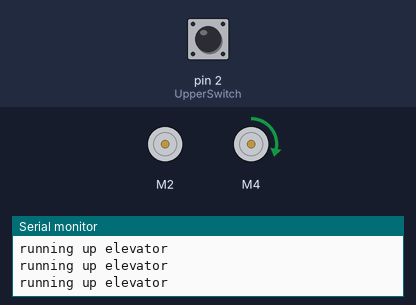
Simulated run of this sketch. Board: Arduino Uno, built with avr-gcc and run on an emulated ATmega328P. Shown: 2 × DC motor (green arrow = forward, orange = backward, longer = faster), the last lines printed to the serial monitor. The inputs (shaded band) are chosen by the test bench; at power-on: pin 2 (UpperSwitch) HIGH.

Above: at 1.2 s.
1.3 s: pin 2 (UpperSwitch) pulled HIGH for 0.15 s
At 2.5 s:
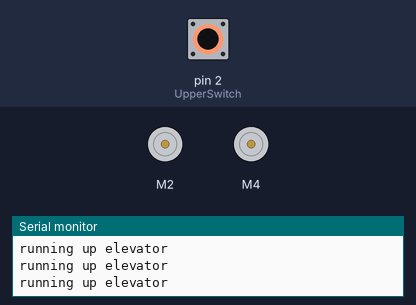
2.9 s: pin 2 (UpperSwitch) pulled LOW for 1 s
5.4 s: pin 2 (UpperSwitch) driven LOW
6.9 s: pin 2 (UpperSwitch) driven HIGH
At 18.2 s:
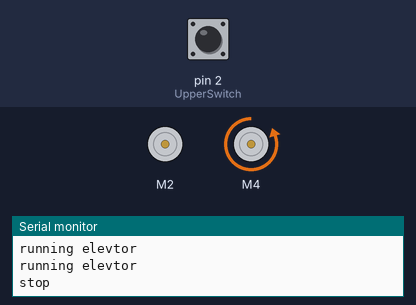
Timing chart, 0 to 46.9 s (numbered marks = the images above; inputs shaded):
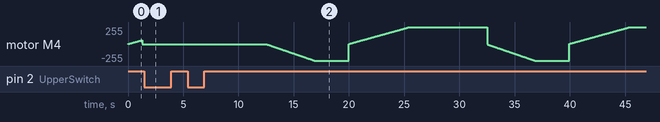

The sketch:

MotorTest.ino
```cpp
#include <AFMotor.h>
#include <Wire.h>

AF_DCMotor motor_drill(1);
AF_DCMotor motor_elevator(4);
AF_DCMotor motor_bin(3);
AF_DCMotor motor(2);
static byte IncomingData[64];
static byte OutgoingData[64];


int BinByte;              // New Command for Bin Change after Data Parsing
int PrevBin;              // PrevBin Command for Bin Change algorithm
int SolenoidByte;         // Servo Position for Sample Liquid
int DrillByte;            // New Drill Operation Command byte
int ElevatorByte;         // New Elevator Operation Command byte

int UpLimitSwitch = 0;    // Upper Limit Switch for Elevator
int DownLimitSwitch = 1;  // Lower Limit Switch for Elevator


/*
  The following preprocessor definitions are values that
  are used to reset the Sample Return Module into its home
  state when the unit is powered up or has a unexpected power
  loss.

  The drill will be turned off, the elevator will be stowed
  in the up position, the bin will be returned to the 1st
  position, and the servo will be in its closed state.

  Preprocessors are used due to memory constraints with the
  AT2560 processsor.
*/
#define home_bin 0
#define home_elevator 1
#define home_drill 0
#define home_solenoid 0
int forward;
int backward;
int z;
#define SDA A4
#define SCL A5

#define UpperSwitch 2
#define LowerSwitch 3
#define ChannelA_Bin 4
#define ChannelB_Bin 7

int p = 1;
int o = 0;
volatile boolean interrupt_on = false;

void Stop() {

  if (interrupt_on == true) //turn interrupt off
  {
    digitalWrite(LowerSwitch, LOW);
    interrupt_on = false;
  }

  else //turn interrupt on
  {
    digitalWrite(UpperSwitch, HIGH);
    motor_elevator.run(RELEASE);
    Serial.println("stop");
    interrupt_on = false;
  }
}

byte DataParse(byte IncomingData[3], byte OutgoingData[3])
{
 if (IncomingData != NULL)
 {
 ElevatorByte = IncomingData[0];
 DrillByte = IncomingData[1];
 PrevBin = BinByte;
 BinByte = IncomingData[2];
 SolenoidByte = IncomingData[3];
 }

 ElevatorControl(ElevatorByte);
 DrillControl(DrillByte,ElevatorByte);
 BinControl(BinControl,SolenoidByte);
 SolenoidControl(SolenoidByte);


 OutgoingData[0] = ElevatorByte;
 OutgoingData[1] = DrillByte;
 OutgoingData[2] = BinByte;
 OutgoingData[3] = SolenoidByte;

 return OutgoingData;
}


/*
    The solenoidControl() function below regulates the Solenoid speed,
    which takes 12V to be powered on (first part of the if statement).
    In addition, the solenoid is connected to 2 limit switches:
    when the limit switches are pressed the motor is turned off
    (second part of the if statement).
*/
void SolenoidControl(int i)
{
  if (i == 0)
  {
    motor.run(BACKWARD);
    for (i = 0; i < 255; i++) {
      motor.setSpeed(i);
      Serial.println("running solenoid");
    }
  }
  else if (i == 1)
  {
      motor.run(RELEASE);
      Serial.println("stop");
  }

}

void DrillControl(int i, int j) //to do
{
  if (j == 0 && i == 0)
  {
    return;
  }

  if (j == 1 && i == 0)
  {
    motor_drill.run(FORWARD);
    for (int i = 0; i < 255; i++)
      motor_drill.setSpeed(i);
    Serial.println("drill moving");
  }

  else if (j == 1 && i == 1)
  {
    motor_drill.run(FORWARD);
    for (int i = 0; i < 255; i++)
      motor_drill.setSpeed(i);
    Serial.println("drill moving");
  }

  else
  {
    motor_elevator.run(BACKWARD);
    for (int i = 0; i < 255; i++)
      motor_elevator.setSpeed(i);
    Serial.println("drill moving ");
  }
}

/*
    The operation of the bin requires an algorithm to determine the least amount of
    bins needed to pass in order to get from Bin A to Bin B.

    The function also preforms a check on the current status of the liquid
    container servo to determine if is closed or not. If the valve is in its open
    state, SolenoidControl() will be called to close the valve and recursivley call
    BinControl() again. If the servo is in its closed state, the servo will find
    the mimimum amount of bin changes required to achive the new bin.
*/
void BinControl(int i, int j) //to do
{
  if (j == 0)
  {
    motor_bin.run(FORWARD);
    if (i == 0)
    {
     motor_bin.setSpeed(255);
    }
    else if (i == 1)
    {
     motor_bin.setSpeed(250);
    }
    else if (i == 2)
    {
     motor_bin.setSpeed(245);
    }
    else if (i == 3)
    {
     motor_bin.setSpeed(240);
    }
    else if (i == 4)
    {
     motor_bin.setSpeed(235);
    }
    else if (i == 5)
    {
     motor_bin.setSpeed(230);
    }
    else if (i == 6)
    {
     motor_bin.setSpeed(225);
    }
    else if (i == 7)
    {
     motor_bin.setSpeed(220);
    }
  }
  else if (j == 1)
  {
    SolenoidControl(home_solenoid);
    delay(2000);
    j = 0;
    BinControl(i, j);
  }
}

void ElevatorControl(int i)
{
  if (i == 0)
  {
    motor_elevator.run(BACKWARD);
    for (i = 0; i < 255; i++)
    {
      motor_elevator.setSpeed(i);
      Serial.println("running elevtor");
    }
  }
   else if (i == 2)
  {
      motor_elevator.run(RELEASE);
      Serial.println("stop");
  }
  else if (i == 1)
  {
    motor_elevator.run(FORWARD);
    for (i = 0; i < 255; i++)
    {
      motor_elevator.setSpeed(i);
      Serial.println("running up elevator");
    }
  }
}

void setup()
{
   Serial.begin(9600);           // set up Serial library at 9600 bps
   pinMode(ChannelA_Bin, INPUT);
   pinMode(ChannelB_Bin, INPUT);
   pinMode(UpperSwitch, INPUT);
   //pinMode(LowerSwitch, INPUT_PULLUP);
   attachInterrupt(digitalPinToInterrupt(UpperSwitch), Stop, CHANGE);
   //attachInterrupt(digitalPinToInterrupt(LowerSwitch), Stop, CHANGE);
   Serial.println("Motor test!");
   motor.setSpeed(200);

   //SolenoidControl(home_solenoid);
   //DrillControl(home_drill,home_elevator);
   //BinControl(home_bin,home_solenoid);
   //ElevatorControl(home_elevator);

   motor.run(RELEASE);
   Serial.println("Sample Return Module 2020 is active.");
}

void loop()
{
  //DataParse();
   //SolenoidControl(o);
   //delay(1000);
   ElevatorControl(p);
   delay(7000);
   ElevatorControl(o);
   SolenoidControl(p);
   delay(3000);
}
```
